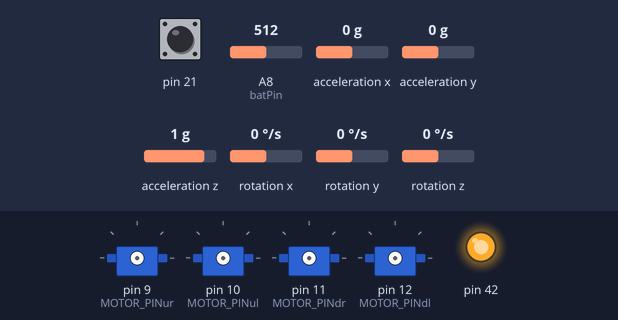
This sketch was run on a simulated Arduino Mega 2560, built with avr-gcc and run on an emulated ATmega2560. Parts: 4 × servo, output pins drawn as LEDs (lit = HIGH). Inputs (shaded band) come from the test bench; at power-on: rotation z 0 °/s, acceleration z 1 g, A8 (batPin) = 512, pin 21 HIGH, acceleration x 0 g, acceleration y 0 g, rotation x 0 °/s, rotation y 0 °/s. The sensor or clock chip raises its interrupt line as the real part does; no radio packets arrive unless stated.

Above: at 27.1 s.
27.2 s: rotation z set to -192 °/s
At 27.8 s:
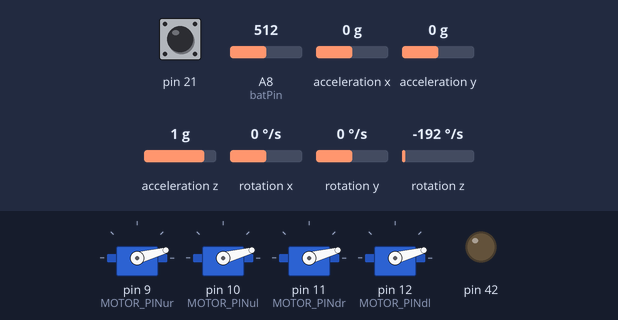
32.5 s: rotation z set to 0 °/s
34.6 s: acceleration z set to -1.4 g
At 37.3 s:
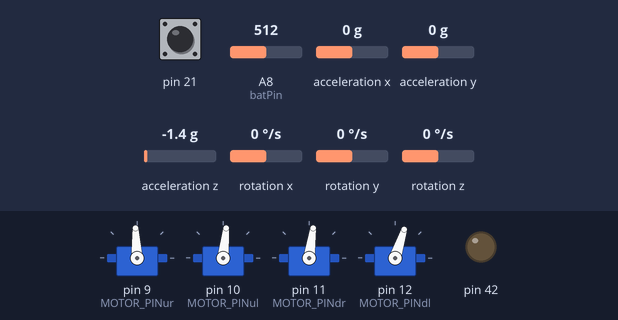
37.6 s: A8 (batPin) set to 30
At 38.1 s:
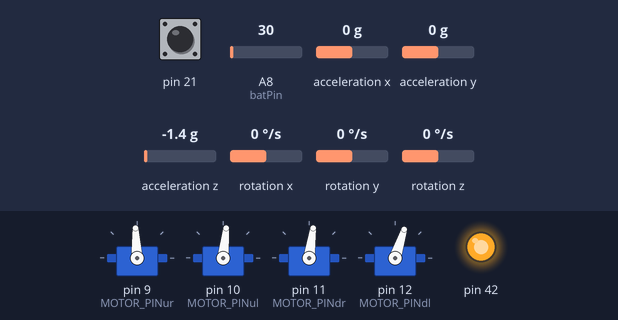
Timing chart, 0 to 40.1 s (numbered marks = the images above; inputs shaded):
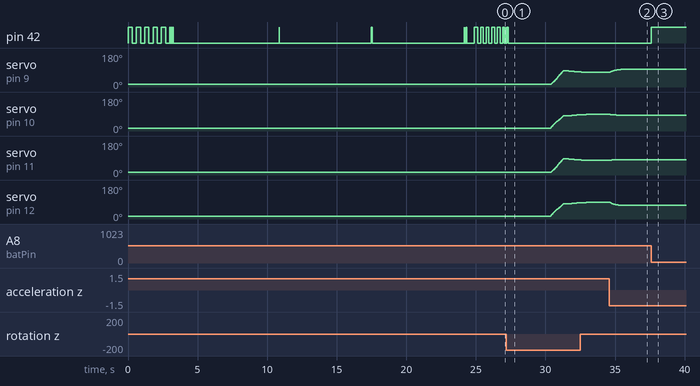

Measured:
- after the input at 34.6 s, servo on pin 9 (MOTOR_PINur): moves from 78° to 93° over 0.76 s, starting at once; servo on pin 10 (MOTOR_PINul): 88° → 87° after 0.07 s, → 86° 0.10 s later, → 85° 0.13 s later, → 84° 0.18 s later
- after the input at 37.6 s, pin 42: LOW → HIGH at once
- by itself, pin 42: alternates HIGH for 0.02 s and LOW for 0.02 s, 6 changes in all, then stays LOW
- by itself, servo on pin 9 (MOTOR_PINur), servo on pin 11 (MOTOR_PINdr): rises from 15° to 85° in 0.89 s, then falls to 80° in 1.1 s

The sketch:

YMFC-3D_Flight_controller_inekontrolisecak.ino
```cpp
#include <SPI.h>
#include <Servo.h>
#include <nRF24L01.h>
#include <RF24.h>
#include "Gyroscope.h"

///////////////////////////////////////////////////////////////////////////////////////////////////////////////////////////////////////
//PID gain and limit settings
///////////////////////////////////////////////////////////////////////////////////////////////////////////////////////////////////////
float pid_p_gain_roll = 1.3;               //Gain setting for the roll P-controller (1.3)
float pid_i_gain_roll = 0.03;              //Gain setting for the roll I-controller (0.3)
float pid_d_gain_roll = 17;
//Gain setting for the roll D-controller (15)
int pid_max_roll = 400;                    //Maximum output of the PID-controller (+/-)

float pid_p_gain_pitch = pid_p_gain_roll;  //Gain setting for the pitch P-controller.
float pid_i_gain_pitch = pid_i_gain_roll;  //Gain setting for the pitch I-controller.
float pid_d_gain_pitch = pid_d_gain_roll;  //Gain setting for the pitch D-controller.
int pid_max_pitch = pid_max_roll;          //Maximum output of the PID-controller (+/-)

float pid_p_gain_yaw = 1.3;                //Gain setting for the pitch P-controller. //4.0
float pid_i_gain_yaw = 0.03 ;               //Gain setting for the pitch I-controller. //0.02
float pid_d_gain_yaw = 17;               //Gain setting for the pitch D-controller.
int pid_max_yaw = 400;                     //Maximum output of the PID-controller (+/-)

long int now_time = 9000;
long int start_time = 0;


int inccc = 10;

///////////////////////////////////////////////////////////////////////////////////////////////////////////////////////////////////////
//Declaring Variables
///////////////////////////////////////////////////////////////////////////////////////////////////////////////////////////////////////
Gyroscope gyro(42);
volatile bool mpuInterrupt = false;     // indicates whether MPU interrupt pin has gone high
void dmpDataReady() {
  mpuInterrupt = true;
}
RF24 radio(7, 8);
int broj;
const uint64_t rxAddr[6] = {1};
#define MAX_Signal 2000
#define MIN_Signal 700
#define MOTOR_PINur 9
#define MOTOR_PINul 10 // dod
#define MOTOR_PINdr 11 // dod
#define MOTOR_PINdl 12 // dod
Servo motor_ur;
Servo motor_ul;
Servo motor_dr;
Servo motor_dl;
int servoSignal = MIN_Signal;
int servoSignalMore = MIN_Signal; // dod
int servoSignalLess = MIN_Signal; // dod
int inkrement = 75;
float yaw, pitch, roll;
int batVoltage;
int batPin = 8;
int loop_counter;
float battery_voltage;
unsigned long timer_channel_1, timer_channel_2, timer_channel_3, timer_channel_4, esc_timer, esc_loop_timer;
unsigned long timer_1, timer_2, timer_3, timer_4, current_time;
unsigned long loop_timer;
double gyro_pitch, gyro_roll, gyro_yaw;
double gyro_roll_cal, gyro_pitch_cal, gyro_yaw_cal;

byte highByte, lowByte;
float esc_1, esc_2, esc_3, esc_4;
float pid_error_temp;
float pid_i_mem_roll, pid_roll_setpoint, gyro_roll_input, pid_output_roll, pid_last_roll_d_error;
float pid_i_mem_pitch, pid_pitch_setpoint, gyro_pitch_input, pid_output_pitch, pid_last_pitch_d_error;
float pid_i_mem_yaw, pid_yaw_setpoint, gyro_yaw_input, pid_output_yaw, pid_last_yaw_d_error;
int start, timepassed, flag;
///////////////////////////////////////////////////////////////////////////////////////////////////////////////////////////////////////
//Setup routine
///////////////////////////////////////////////////////////////////////////////////////////////////////////////////////////////////////
void setup() {
  Serial.begin(4800);
  //Load the battery voltage to the battery_voltage variable.
  //65 is the voltage compensation for the diode.
  //12.6V equals ~5V @ Analog 0.
  //12.6V equals 1023 analogRead(0).
  //1260 / 1023 = 1.2317.
  //The variable battery_voltage holds 1050 if the battery voltage is 10.5V.

  battery_voltage = (analogRead(0) + 65) * 1.2317;

  // Gyro
  attachInterrupt(2, dmpDataReady, RISING);
  gyro.bootUp();
  // Radio and Motors
  radio.begin();
  radio.openReadingPipe(1, rxAddr[0]);
  radio.startListening();
  motor_ur.attach(MOTOR_PINur);
  motor_ul.attach(MOTOR_PINul);
  motor_dr.attach(MOTOR_PINdr);
  motor_dl.attach(MOTOR_PINdl);
  motor_ur.writeMicroseconds(MIN_Signal);
  motor_ul.writeMicroseconds(MIN_Signal);
  motor_dr.writeMicroseconds(MIN_Signal);
  motor_dl.writeMicroseconds(MIN_Signal);
  radio.setPALevel(RF24_PA_MAX);
  radio.setChannel(110);
  radio.startListening();
  start = millis();
  flag = 0;
  pinMode(42, OUTPUT);
}

///////////////////////////////////////////////////////////////////////////////////////////////////////////////////////////////////////
//Main program loop
///////////////////////////////////////////////////////////////////////////////////////////////////////////////////////////////////////
void loop() {
  if (analogRead(batPin) < 190) digitalWrite(42, HIGH);
  timepassed = millis() - start;
  //Let's get the current gyro data and scale it to degrees per second for the pid calculations.

  if (mpuInterrupt) {
    GyroRead(&gyro, mpuInterrupt, yaw, pitch, roll);
    //  Serial.print("YPR: ");
    //  Serial.print(yaw);
    //  Serial.print(" ");
    //  Serial.print(pitch);
    // Serial.print(" ");
    // Serial.println(roll);
    gyro_roll_input = (gyro_roll_input * 0.8) + ((roll / 57.14286) * 0.2);            //Gyro pid input is deg/sec.
    gyro_pitch_input = (gyro_pitch_input * 0.8) + ((pitch / 57.14286) * 0.2);         //Gyro pid input is deg/sec.
    gyro_yaw_input = (gyro_yaw_input * 0.8) + ((yaw / 57.14286) * 0.2);
  }

  //Reset the pid controllers for a bumpless start.
  pid_i_mem_roll = 0;
  pid_last_roll_d_error = 0;
  pid_i_mem_pitch = 0;
  pid_last_pitch_d_error = 0;
  pid_i_mem_yaw = 0;
  pid_last_yaw_d_error = 0;

  if (timepassed > 3000 && flag == 0) {
    pid_roll_setpoint = 0 ;
    pid_pitch_setpoint = 0;
    pid_yaw_setpoint = 0;
    flag = 1;
  }
  else if (flag == 1) {
    //PID inputs are known. So we can calculate the pid output.
    calculate_pid();

    //The battery voltage is needed for compensation.
    //A complementary filter is used to reduce noise.
    //0.09853 = 0.08 * 1.2317.
    // battery_voltage = battery_voltage * 0.92 + (analogRead(0) + 65) * 0.09853;

    //Turn on the led if battery voltage is to low.
    //if(battery_voltage < 1050 && battery_voltage > 600)digitalWrite(12, HIGH);

    // nas daljinac
    // if (radio.available())  {
    //  Serial.println(12345);
    //    radio.read(&broj, sizeof(broj));
    //    Serial.println(broj);
    //    switch(broj) {
    //      case 1:
    //      // desno
    //  servoSignalMore=servoSignal+inkrement;
    //  servoSignalLess=servoSignal-inkrement;
    //  motor_ur.writeMicroseconds(esc_1-25);
    //  motor_ul.writeMicroseconds(esc_2+25);
    //  motor_dr.writeMicroseconds(esc_3-25);
    //  motor_dl.writeMicroseconds(esc_4+25);
    //
    //      break;
    //      case 2:
    //      // nazad
    //
    //  servoSignalMore=servoSignal+inkrement;
    //  servoSignalLess=servoSignal-inkrement;
    //  motor_ur.writeMicroseconds(esc_1+25);
    //  motor_ul.writeMicroseconds(esc_2+25);
    //  motor_dr.writeMicroseconds(esc_3-25);
    //  motor_dl.writeMicroseconds(esc_4-25);
    //  //Serial.println(broj);
    //      break;
    //      case 3:
    //      //napred
    //  servoSignalMore=servoSignal+inkrement;
    //  servoSignalLess=servoSignal-inkrement;
    //  motor_ur.writeMicroseconds(esc_1-25);
    //  motor_ul.writeMicroseconds(esc_2-25);
    //  motor_dr.writeMicroseconds(esc_3+25);
    //  motor_dl.writeMicroseconds(esc_4+25);
    ////Serial.println(broj);
    //      break;
    //      case 4:
    //      //levo0ervoSignal-inkrement;
    // motor_ur.writeMicroseconds(esc_1+25);
    // motor_ul.writeMicroseconds(esc_2-25);
    // motor_dr.writeMicroseconds(esc_3+25);
    // motor_dl.writeMicroseconds(esc_4-25);
    //
    ////Serial.println(broj);
    //      break;
    //      case 5:
    //// Serial.println(broj);
    //  servoSignal+=25;
    //  if(servoSignal>2000) servoSignal=2000;
    //  esc_1 = servoSignal - pid_output_pitch + pid_output_roll - pid_output_yaw; //Calculate the pulse for esc 1 (front-right - CCW)
    //  esc_2 = servoSignal + pid_output_pitch + pid_output_roll + pid_output_yaw; //Calculate the pulse for esc 2 (rear-right - CW)
    //  esc_3 = servoSignal + pid_output_pitch - pid_output_roll - pid_output_yaw; //Calculate the pulse for esc 3 (rear-left - CCW)
    //  esc_4 = servoSignal - pid_output_pitch - pid_output_roll + pid_output_yaw; //Calculate the pulse for esc 4 (front-left - CW)
    //  if (esc_1 < 700) esc_1 = 700;                                         //Keep the motors running.
    //    if (esc_2 < 700) esc_2 = 700;                                         //Keep the motors running.
    //    if (esc_3 < 700) esc_3 = 700;                                         //Keep the motors running.
    //    if (esc_4 < 700) esc_4 = 700;                                         //Keep the motors running.
    //
    //    if(esc_1 > 2000)esc_1 = 2000;                                           //Limit the esc-1 pulse to 2000us.
    //    if(esc_2 > 2000)esc_2 = 2000;                                           //Limit the esc-2 pulse to 2000us.
    //    if(esc_3 > 2000)esc_3 = 2000;                                           //Limit the esc-3 pulse to 2000us.
    //    if(esc_4 > 2000)esc_4 = 2000;
    //  motor_ur.writeMicroseconds(servoSignal);
    //  motor_ul.writeMicroseconds(servoSignal);
    //  motor_dr.writeMicroseconds(servoSignal);
    //  motor_dl.writeMicroseconds(servoSignal);
    //      break;
    //      case 6:
    //
    //      // Serial.println(broj);
    //  servoSignal-=50;
    //  if(servoSignal<700) servoSignal=700;
    //   esc_1 = servoSignal - pid_output_pitch + pid_output_roll - pid_output_yaw; //Calculate the pulse for esc 1 (front-right - CCW)
    //  esc_2 = servoSignal - pid_output_pitch - pid_output_roll + pid_output_yaw; //Calculate the pulse for esc 2 (rear-right - CW)
    //  esc_3 = servoSignal + pid_output_pitch - pid_output_roll - pid_output_yaw; //Calculate the pulse for esc 3 (rear-left - CCW)
    //  esc_4 = servoSignal + pid_output_pitch + pid_output_roll + pid_output_yaw; //Calculate the pulse for esc 4 (front-left - CW)
//    if (inccc == -50) {
//      now_time = millis();
//     // servoSignal+=inccc;
//    }
//    else if (now_time - start_time > 3000)
servoSignal+=inccc;
      if (servoSignal > 1400){  //1400 1300 1600
      servoSignal=1400;}
    if (esc_1 < 700) esc_1 = 700;                                         //Keep the motors running.
    if (esc_2 < 700) esc_2 = 700;                                         //Keep the motors running.
    if (esc_3 < 700) esc_3 = 700;                                         //Keep the motors running.
    if (esc_4 < 700) esc_4 = 700;                                         //Keep the motors running.

    if (esc_1 > 2000)esc_1 = 2000;                                          //Limit the esc-1 pulse to 2000us.
    if (esc_2 > 2000)esc_2 = 2000;                                          //Limit the esc-2 pulse to 2000us.
    if (esc_3 > 2000)esc_3 = 2000;                                          //Limit the esc-3 pulse to 2000us.
    if (esc_4 > 2000)esc_4 = 2000;
    motor_ur.writeMicroseconds(servoSignal);
    motor_ul.writeMicroseconds(servoSignal);
    motor_dr.writeMicroseconds(servoSignal);
    motor_dl.writeMicroseconds(servoSignal);


  esc_1 = servoSignal - pid_output_pitch + pid_output_roll - pid_output_yaw; //Calculate the pulse for esc 1 (front-right - CCW)
  esc_2 = servoSignal - pid_output_pitch - pid_output_roll + pid_output_yaw; //Calculate the pulse for esc 2 (rear-right - CW)
  esc_3 = servoSignal + pid_output_pitch - pid_output_roll - pid_output_yaw; //Calculate the pulse for esc 3 (rear-left - CCW)
  esc_4 = servoSignal + pid_output_pitch + pid_output_roll + pid_output_yaw; //Calculate the pulse for esc 4 (front-left - CW)
  if (esc_1 < 700) esc_1 = 700;                                         //Keep the motors running.
  if (esc_2 < 700) esc_2 = 700;                                         //Keep the motors running.
  if (esc_3 < 700) esc_3 = 700;                                         //Keep the motors running.
  if (esc_4 < 700) esc_4 = 700;                                         //Keep the motors running.

  if (esc_1 > 2000)esc_1 = 2000;                                          //Limit the esc-1 pulse to 2000us.
  if (esc_2 > 2000)esc_2 = 2000;                                          //Limit the esc-2 pulse to 2000us.
  if (esc_3 > 2000)esc_3 = 2000;                                          //Limit the esc-3 pulse to 2000us.
  if (esc_4 > 2000)esc_4 = 2000;
  //  Serial.print("PID: ");
  //  Serial.print(esc_1);
  //  Serial.print(" ");
  //   Serial.print(esc_2);
  //  Serial.print(" ");
  //   Serial.print(esc_3);
  //  Serial.print(" ");
  //   Serial.println(esc_4);
  motor_ur.writeMicroseconds(esc_1);
  motor_ul.writeMicroseconds(esc_2);
  motor_dr.writeMicroseconds(esc_3);
  motor_dl.writeMicroseconds(esc_4);
}}


///////////////////////////////////////////////////////////////////////////////////////////////////////////////////////////////////////
//Subroutine for calculating pid outputs
///////////////////////////////////////////////////////////////////////////////////////////////////////////////////////////////////////
//The PID controllers are explained in part 5 of the YMFC-3D video session:
//www.youtube.com/watch?v=JBvnB0279-Q

void calculate_pid() {
  //Roll calculations
  pid_error_temp = gyro_roll_input - pid_roll_setpoint;
  pid_i_mem_roll += pid_i_gain_roll * pid_error_temp;
  if (pid_i_mem_roll > pid_max_roll)pid_i_mem_roll = pid_max_roll;
  else if (pid_i_mem_roll < pid_max_roll * -1)pid_i_mem_roll = pid_max_roll * -1;

  pid_output_roll = pid_p_gain_roll * pid_error_temp + pid_i_mem_roll + pid_d_gain_roll * (pid_error_temp - pid_last_roll_d_error);
  if (pid_output_roll > pid_max_roll)pid_output_roll = pid_max_roll;
  else if (pid_output_roll < pid_max_roll * -1)pid_output_roll = pid_max_roll * -1;

  pid_last_roll_d_error = pid_error_temp;

  //Pitch calculations
  pid_error_temp = gyro_pitch_input - pid_pitch_setpoint;
  pid_i_mem_pitch += pid_i_gain_pitch * pid_error_temp;
  if (pid_i_mem_pitch > pid_max_pitch)pid_i_mem_pitch = pid_max_pitch;
  else if (pid_i_mem_pitch < pid_max_pitch * -1)pid_i_mem_pitch = pid_max_pitch * -1;

  pid_output_pitch = pid_p_gain_pitch * pid_error_temp + pid_i_mem_pitch + pid_d_gain_pitch * (pid_error_temp - pid_last_pitch_d_error);
  if (pid_output_pitch > pid_max_pitch)pid_output_pitch = pid_max_pitch;
  else if (pid_output_pitch < pid_max_pitch * -1)pid_output_pitch = pid_max_pitch * -1;

  pid_last_pitch_d_error = pid_error_temp;

  //Yaw calculations
  pid_error_temp = gyro_yaw_input - pid_yaw_setpoint;
  pid_i_mem_yaw += pid_i_gain_yaw * pid_error_temp;
  if (pid_i_mem_yaw > pid_max_yaw)pid_i_mem_yaw = pid_max_yaw;
  else if (pid_i_mem_yaw < pid_max_yaw * -1)pid_i_mem_yaw = pid_max_yaw * -1;

  pid_output_yaw = pid_p_gain_yaw * pid_error_temp + pid_i_mem_yaw + pid_d_gain_yaw * (pid_error_temp - pid_last_yaw_d_error);
  if (pid_output_yaw > pid_max_yaw)pid_output_yaw = pid_max_yaw;
  else if (pid_output_yaw < pid_max_yaw * -1)pid_output_yaw = pid_max_yaw * -1;

  pid_last_yaw_d_error = pid_error_temp;
}
```
